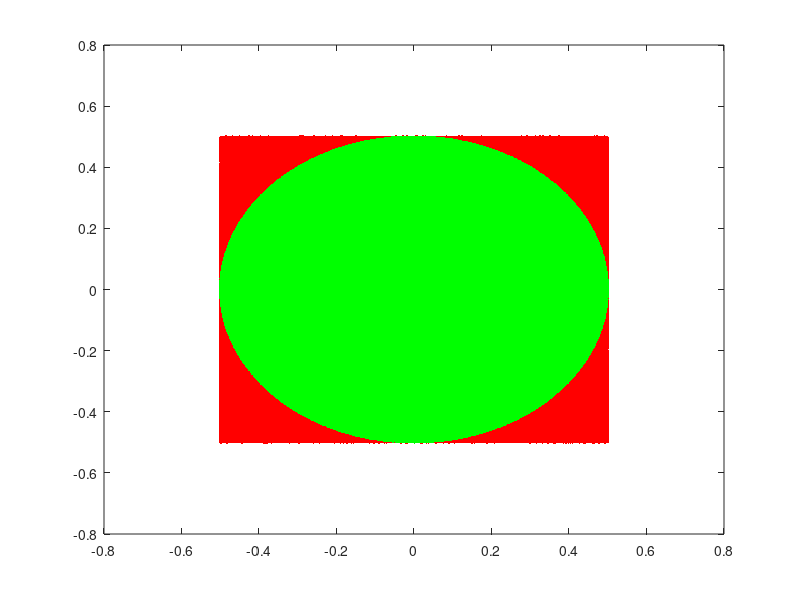

The MATLAB source for this figure:
% ước lượng số pi

N = 1e6;
count = 0;
x_circle = zeros(1, N);
y_circle = zeros(1, N);
i1 = 1;

x_rectangle = zeros(1, N);
y_rectangle = zeros(1, N);
i2 = 1; 
for i = 1:1:N
    x = rand - 0.5;
    y = rand - 0.5;
    if (x * x + y * y <= 0.5 * 0.5)
        x_circle(i1) = x;
        y_circle(i1) = y;
        i1 = i1 + 1;
        count = count + 1;
    else
        x_rectangle(i2) = x;
        y_rectangle(i2) = y;
        i2 = i2 + 1;
    end
end

number_pi = count / N * 4

r = 0.5
x1 = [-r r r -r -r];
y1 = [r r -r -r r];

figure;

% vẽ hình chữ nhật
plot(x1, y1, 'r');
hold on;
% vẽ điểm hình chữ nhật
plot(x_rectangle, y_rectangle, 'r.');
hold on;

plot(x_circle, y_circle, 'g.');